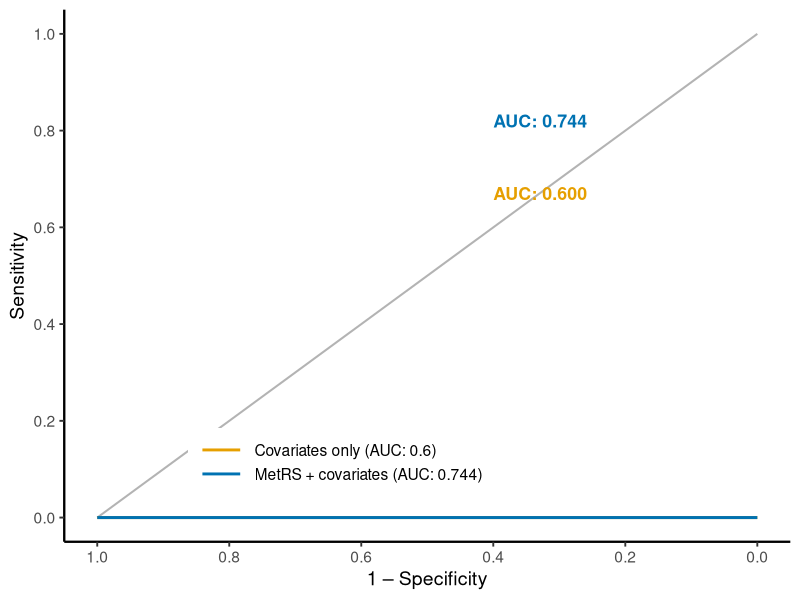

Recreate this plot in R.
library(ggplot2)
library(dplyr)
library(svglite)

d = read.csv("data.csv") |>
  arrange(model, one_minus_specificity) |>
  group_by(model) |>
  mutate(sensitivity = cummin(sensitivity)) |>
  ungroup() |>
  distinct(model, one_minus_specificity, .keep_all = TRUE) |>
  arrange(model, desc(one_minus_specificity))

model_cols = c(
  "MetRS + covariates" = "#0072B2",
  "Covariates only"    = "#E69F00"
)

p = ggplot(d, aes(x = one_minus_specificity, y = sensitivity, colour = model, group = model)) +
  annotate("segment", x = 1, y = 0, xend = 0, yend = 1,
           colour = "grey70", linewidth = 0.7) +
  geom_step(direction = "vh", linewidth = 1.0) +
  annotate("text", x = 0.40, y = 0.82, label = "AUC: 0.744",
           colour = "#0072B2", size = 4.5, hjust = 0, fontface = "bold") +
  annotate("text", x = 0.40, y = 0.67, label = "AUC: 0.600",
           colour = "#E69F00", size = 4.5, hjust = 0, fontface = "bold") +
  scale_colour_manual(
    values = model_cols,
    labels = c(
      "MetRS + covariates" = "MetRS + covariates (AUC: 0.744)",
      "Covariates only"    = "Covariates only (AUC: 0.6)"
    )
  ) +
  scale_x_reverse(limits = c(1, 0), breaks = seq(1, 0, -0.2)) +
  scale_y_continuous(limits = c(0, 1), breaks = seq(0, 1, 0.2)) +
  labs(x = "1 \u2013 Specificity", y = "Sensitivity", colour = NULL) +
  theme_classic(base_size = 14) +
  theme(
    legend.position   = c(0.38, 0.15),
    legend.background = element_rect(fill = "white", colour = NA),
    legend.key.width  = unit(1.2, "cm"),
    axis.line = element_line(linewidth = 0.8)
  )

ggsave("fig3b.svg", p, width = 5, height = 4)
